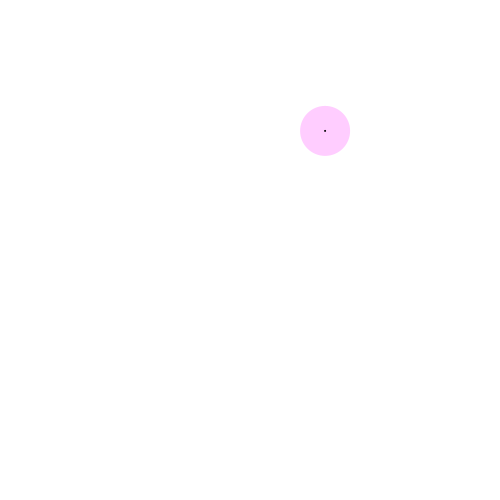
Frame 1 (no input)
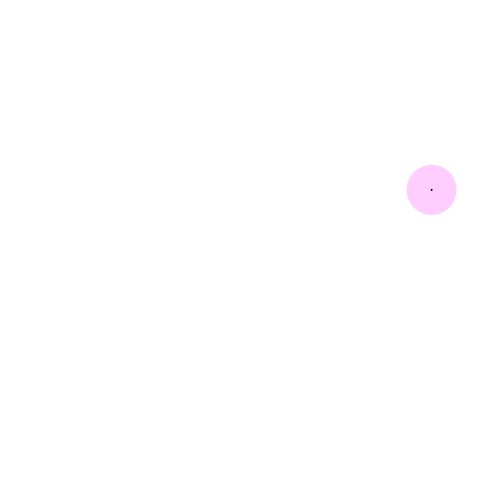
Frame 60 (the mouse pressed at the canvas centre just before this capture)
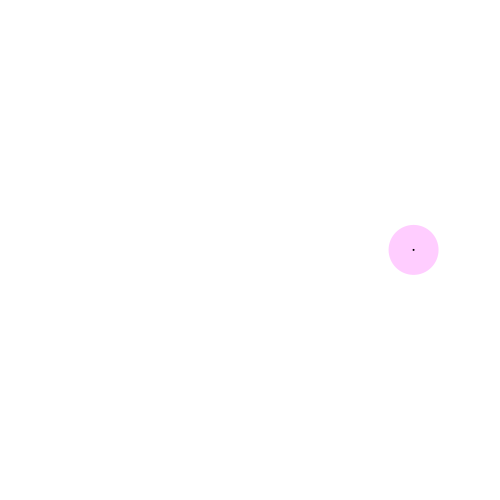
Frame 120 (the mouse held since frame 60 and released just before this capture)

The Processing sketch that drew these frames (run headless with seeded random() and noise(); from frame 60 on, the mouse is pressed at the canvas centre):

// Processing sketch: processing_186661
// ── processing_186661.pde

float x,y;
float xSpeed,ySpeed;

void setup(){
size(500,500);
x = random(width);
y = random(height);
xSpeed = random(-2,2);
ySpeed = 1;
}

void draw(){
  background(255);
  noStroke();
  
  x = x +xSpeed;
  y = y +ySpeed;
  
if (x > width - 25 || x < 25){
    xSpeed = xSpeed *-1;
}
if (y > width - 25 || y < 25){
    ySpeed = ySpeed *-1;
}
  fill(255,0,255,50);
  ellipse(x,y,50,50);
  fill(0);
  ellipse(x,y,2,2);
}
